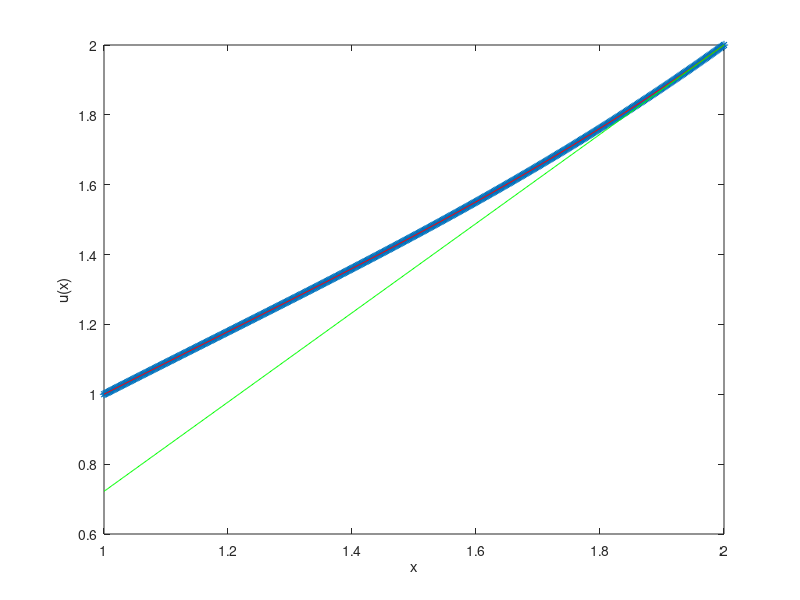

MATLAB code for this plot:
clear all
close all

find=false;
mrange=2.^(4:9)+1;

for m=mrange  
  h=1/(m-1);
  x=linspace(1,2,m)';
  D1= toeplitz(sparse(1,2,-1/(2*h),1,m), sparse(1,2,1/(2*h),1,m));
  D2 = toeplitz(sparse([1,1],[1,2],[-2,1]/h^2,1,m)); 
  A=D2-diag(2./x)*D1+diag(2./(x.^2)).*speye(m);
  A(1,1:2)=[1,0];
  A(m,m-1:m)=[0,1];
  b=sin(log(x));
  b(1)=1;
  b(m)=2;

  u=A\b;
  
  uPrimoDue=(3*u(m)-4*u(m-1)+u(m-2))/(2*h); %nota simmetria rispetto al calcolo di u'(x_1)

  tol=1e-4;
  if find==false && uPrimoDue<tol
    trovato =true
  endif

end

s=@(x) 1/2 *x.*(-x -  x.*sin(log(x)) + 2*x.* sin(log(2)) + x.*(-cos(log(x)))+... %soluzione analitica
		+ 2*x.*cos(log(2)) + 4 - 2*sin(log(2)) - 2*cos(log(2)));

plot(x,u,'*', x,s(x),'r',x,uPrimoDue*x -2*uPrimoDue +2,'g') %la seconda parte rappresenta una retta che ha la pendenza richiesta al bordo
xlabel('x')
ylabel('u(x)')

    
  
